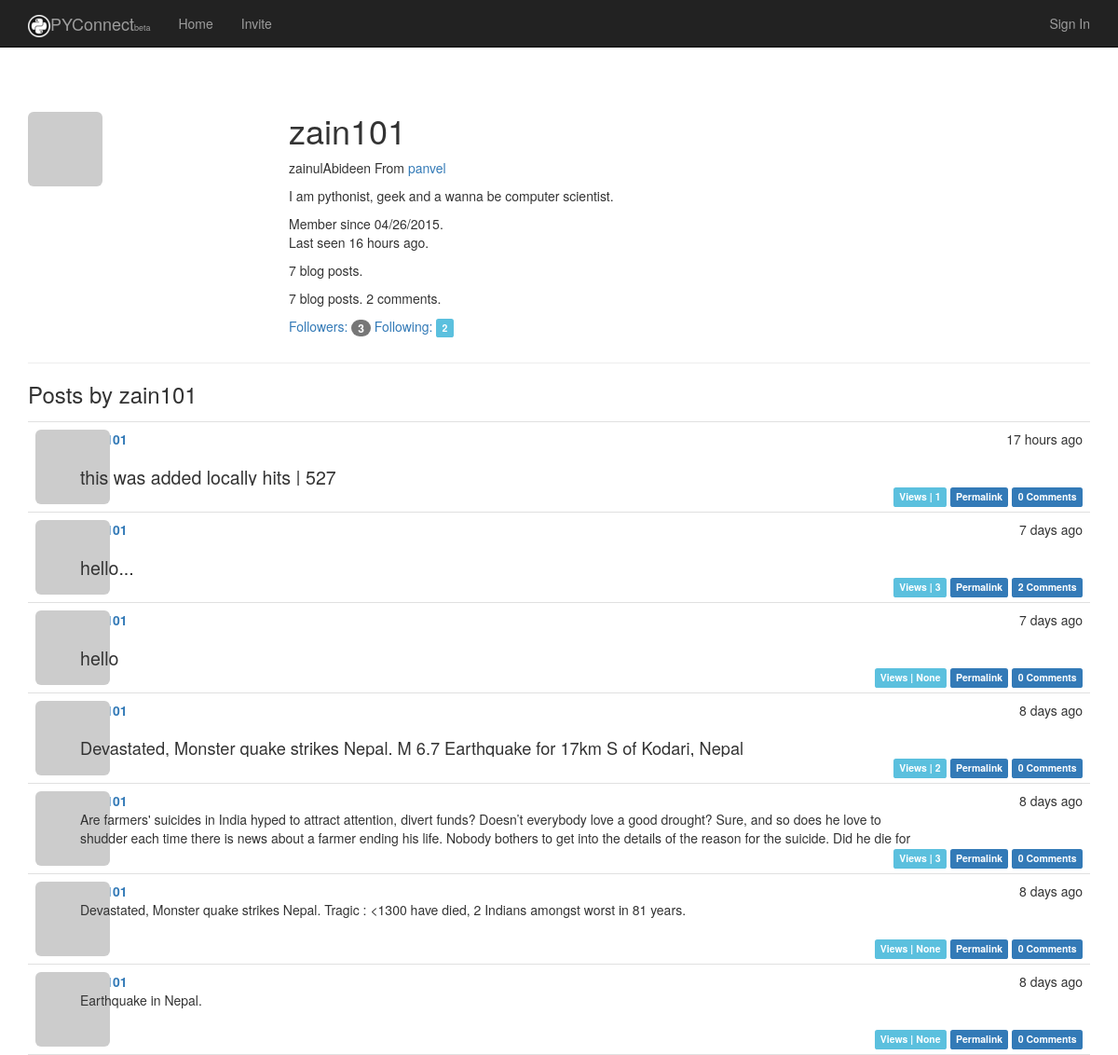
/user/zain101, run on an earlier commit of the app's database.
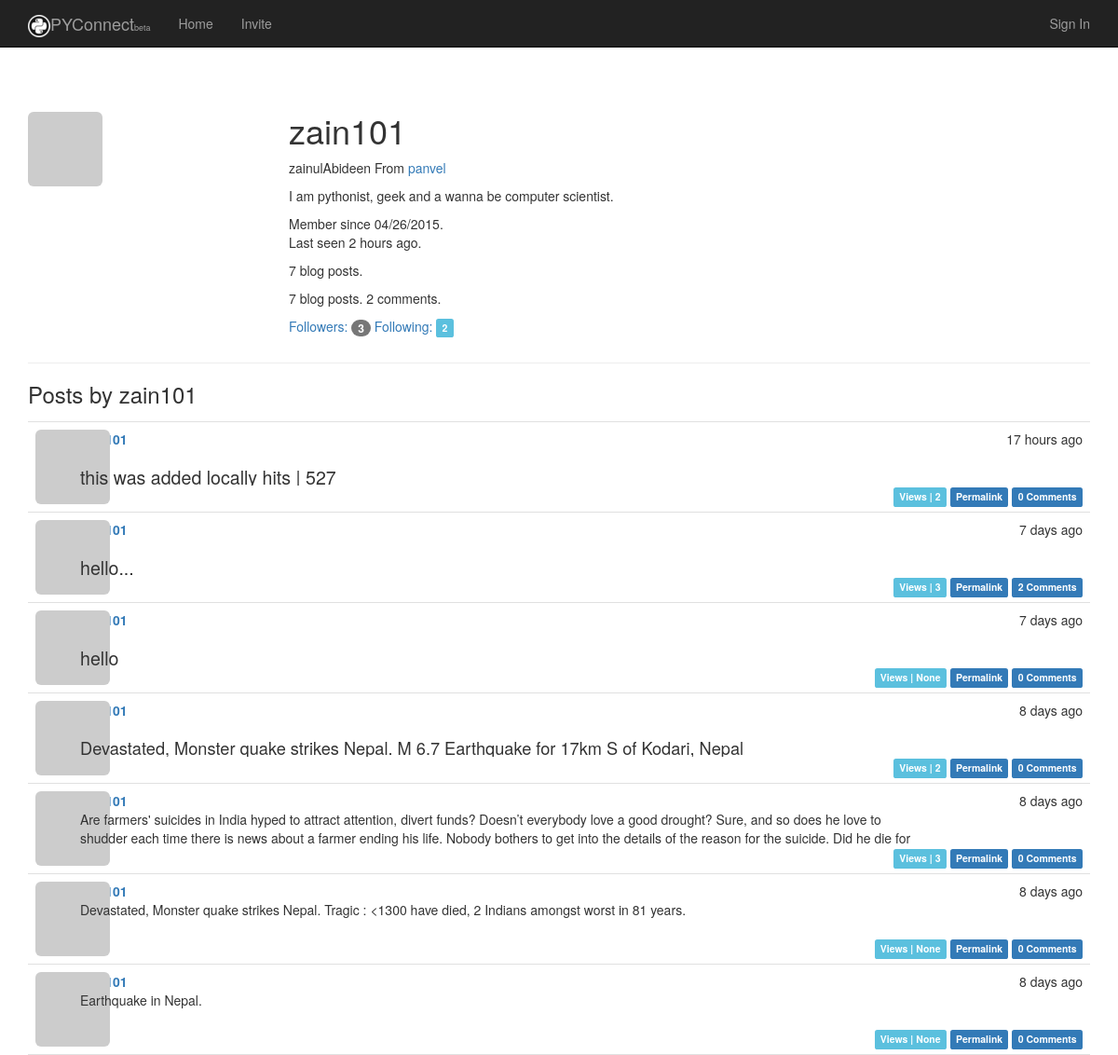
And on a later commit of the database.
### app/models.py (models this page shows, shortened)
class User(UserMixin, db.Model):
    __tablename__ = 'users'          # Table names should be plural.
    id = db.Column(db.Integer, primary_key=True)
    email = db.Column(db.String(64), unique=True, index=True)
    username = db.Column(db.String(64), unique=True, index=True)
    password_hash = db.Column(db.String)
    role_id = db.Column(db.Integer, db.ForeignKey('roles.id'))
    confirmed = db.Column(db.Boolean, default=False)
    location = db.Column(db.String(64))
    name = db.Column(db.String(64))
    about_me = db.Column(db.Text)
    member_since = db.Column(db.DateTime(), default=datetime.utcnow)
    last_seen = db.Column(db.DateTime(), default=datetime.utcnow)
    avatar_hash = db.Column(db.String(32))
    posts = db.relationship('Post', backref='author', lazy='dynamic')
    comments = db.relationship('Comment', backref='author', lazy='dynamic')
    '''
    These are the people who follow me
    '''
    followed = db.relationship(
        'Follow',
        foreign_keys=[Follow.follower_id],
        backref=db.backref('follower', lazy='joined'),
        lazy='dynamic',
        cascade='all, delete-orphan')
    '''
    These are people whome I follow
    '''
    followers = db.relationship(
        'Follow',
        foreign_keys=[Follow.followed_id],
        backref=db.backref('followed', lazy='joined'),
        lazy='dynamic',
        cascade='all, delete-orphan'
    )
    @property
    def password(self):
        raise AttributeError('Password is not a readable attribute')
    '''
    The ping method is called every time the request for user is received, by using before_app_request hook
    '''
    def ping(self):
        self.last_seen = datetime.utcnow()
        db.session.add(self)
    '''
    User avatar creation
    '''
    def gravatar(self, size=100, default='identicon', rating='g'):
        if request.is_secure:
            url = 'https://secure.gravatar.com/avatar'
        else:
            url = 'http://www.gravatar.com/avatar'
        hash = self.avatar_hash or  hashlib.md5(self.email.encode('utf-8')).hexdigest()
        return '{url}/{hash}?s={size}&d={default}&r={rating}'.format(url=url, size=size, default=default, rating=rating, hash=hash)
    def follow(self, user):
        if not self.is_following(user):
            f = Follow(follower=self, followed=user)
            db.session.add(f)
    '''
    This method is introduced to correct the values of DB to follow a user to itself
    '''

class Post(UserMixin, db.Model):
    __tablename__ = 'posts'
    id = db.Column(db.Integer, primary_key=True)
    body = db.Column(db.Text)
    body_html = db.Column(db.Text)
    timestamp = db.Column(db.DateTime, index=True, default=datetime.utcnow)
    author_id = db.Column(db.Integer, db.ForeignKey('users.id'))
    views = db.Column(db.Integer)
    comments = db.relationship('Comment', backref='post', lazy='dynamic')

### app/main/views.py (the view)
@main.route('/user/<username>')
def user(username):
    user = User.query.filter_by(username=username).first()
    posts = user.posts.order_by(Post.timestamp.desc()).all()
    if user is None:
        abort(404)
    return render_template('user.html', user=user, posts=posts)

### app/auth/views.py (called while the page is built)
@auth.before_app_request
def before_request():
    if current_user.is_authenticated():
        current_user.ping()
        if not current_user.confirmed and request.endpoint[:5] != 'auth.':
            return redirect(url_for('auth.unconfirmed'))

### app/main/__init__.py (called while the page is built)
@main.app_context_processor
def inject_permission():
    return dict(Permission=Permission)

### app/models.py (called while the page is built)
    def can(self, permissions):
        return False

    def is_administrator(self):
        return False

### app/templates/user.html (shortened to what this page needs)
{% extends "base.html" %}
{% block page_content %}
    <div class="page-header">
    <img class="img-rounded profile-thumbnail" src="{{user.gravatar(size=256)  }}" />
<div class="profile-header">
    <h1>{{ user.username }}</h1>
    {% if user.name or user.location %}
    <p>
        {% if user.name %} {{ user.name }} {% endif %}
        {% if user.location %}
            From <a href="http://maps.google.com/?q={{ user.location }}">{{ user.location }}</a>
        {% endif %}
    </p>
    {% endif %}
    {% if user.about_me %}
        <p> {{ user.about_me }}</p>
    {% endif %}
    <p>
        Member since {{ moment(user.member_since).format('L')}}.<br />
        Last seen {{ moment(user.last_seen).fromNow()}}.
        <p>{{ user.posts.count() }} blog posts.</p>
        <p>{{ user.posts.count() }} blog posts. {{ user.comments.count() }} comments.</p>
    </p>
    <p>
        <a href="{{ url_for('.followers', username=user.username) }}">
            Followers: <span class="badge label-danger">{{ user.followers.count() - 1 }}</span>
        </a>
        <a href="{{ url_for('.followed_by', username=user.username) }}">
            Following: <span class="label label-info">{{ user.followed.count() - 1 }}</span>
        </a>
    </p>
    </div>
 </div>
    <h3>Posts by {{ user.username}}</h3>
   {% include '_posts.html' %}
{% endblock %}

### app/templates/base.html (shortened to what this page needs)
{% extends 'bootstrap/base.html' %}
{% block head %}
    {{ super() }}
<link rel="stylesheet" type="text/css" href="{{ url_for('static', filename='styles.css') }}">
{% endblock %}
{% block navbar %}
<div class="navbar-inverse navbar-fixed-top navbar" role="navigation" style="-webkit-backface-visibility: hidden;" >
    <div class="container">
        <div class=" navbar-header">
            <a class="navbar-brand" href="/"><span> <img src="../static/brand.ico" />PYConnect<small style="font-size: xx-small;">beta</small></span></a>
        </div>
        <div  id="bs-example-navbar-collapse-1" class="collapse navbar-collapse">
            <ul class="nav navbar-nav navbar-left">
                <li> <a href="/">Home</a></li>
                <li> <a href="{{ url_for('main.invite') }}">Invite</a></li>
            </ul>
            <ul class="nav navbar-nav navbar-right">
                {% if current_user.is_authenticated() %}
                    <li class="dropdown">
                    <a href="#" class="dropdown-toggle" data-toggle="dropdown">
                        <img src="{{ current_user.gravatar(size=18) }}">
                        Account <b class="caret"></b>
                    </a>
                    <ul class="dropdown-menu">
                        <li><a href="#"><b>Hello, {{ current_user.username }}!</b></a></li>
                        <li><a href="{{ url_for('auth.change_password') }}">Change Password</a></li>
                        <li><a href="{{ url_for('auth.change_email_request') }}">Change Email</a></li>
                        <li><a href="{{ url_for('auth.logout') }}">Log Out</a></li>
                    </ul>
                </li>
                {% else %}
                    <li> <a href="{{ url_for('auth.login') }}">Sign In </a></li>
                {% endif %}
            </ul>
        </div>
    </div>
</div>
{% endblock %}
{%block content %}
<br /><br /><br /><br />
<div class="container">
    {% block page_content %}{% endblock %}
    </div>
{% endblock %}

### app/templates/_posts.html (shortened to what this page needs)
<ul class="posts">
        {% for post in posts %}
            <li class="post">
                <div class="post-thumbnail">
                   <a href="{{ url_for('.user', username=post.author.username) }}">
                <img class="img-rounded profile-thumbnail" src="{{ post.author.gravatar(size=40) }}">
            </a>
                </div>
                <div class="post-content">
                    <div class="post-date">{{ moment(post.timestamp).fromNow() }}</div>
                    <div class="post-author">
                        <a href="{{ url_for('.user', username=post.author.username) }}">
                        </a>
                    </div>
                    <div  class="post-body {% if  endpoint != '.post' %}sample{% endif %}">
                    {% if post.body_html %}
                        {{ post.body_html | safe }}
                    {% else %}
                        {{ post.body | safe }}
                    {% endif %}
                    </div>
                    <div class="post-footer">
                        <span class="label label-info">Views | {{ post.views }}</span>
                        <a href="{{ url_for('.post', id=post.id) }}">
                            <span class="label label-primary">Permalink</span>
                        </a>
                        <a href="{{ url_for('.post', id=post.id) }}#comments">
                            <span class="label label-primary">{{ post.comments.count() }} Comments</span>
                         </a>
                    </div>
                </div>
            </li>
        {%  endfor %}
    </ul>

### app/static/styles.css (style rules this page uses)
.profile-thumbnail { position: absolute; }
.profile-header { min-height: 260px; margin-left: 280px; }
ul.posts { list-style-type: none; padding: 0px; margin: 16px 0px 0px 0px; border-top: 1px solid #e0e0e0; }
ul.posts li.post { padding: 8px; border-bottom: 1px solid #e0e0e0; }
div.post-date { float: right; }
div.post-author { font-weight: bold; }
div.post-thumbnail { position: absolute; }
div.post-content { margin-left: 48px; min-height: 48px; }
div.post-footer { text-align: right; }
.post-body h1 { font-size: 140%; }
.post-body h2 { font-size: 130%; }
.sample { width:900px; height:40px; overflow:hidden; position: relative; }

What changed in the data, as far as the page shows it:
changed User "zain101": last_seen "16 hours ago" → "2 hours ago"
changed Post "this was added locally hits | 527": views "1" → "2"
